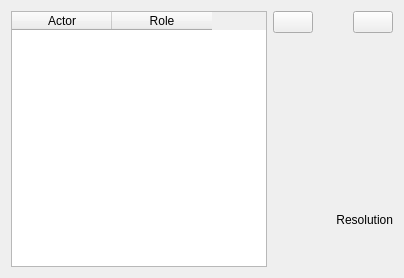
          <widget class="QWidget" name="tab_4">
           <attribute name="title">
            <string>Actors</string>
           </attribute>
           <layout class="QHBoxLayout" name="horizontalLayout_3" stretch="1,0">
            <item>
             <widget class="QTableWidget" name="actors">
              <property name="editTriggers">
               <set>QAbstractItemView::DoubleClicked</set>
              </property>
              <property name="selectionBehavior">
               <enum>QAbstractItemView::SelectRows</enum>
              </property>
              <property name="showGrid">
               <bool>false</bool>
              </property>
              <attribute name="verticalHeaderVisible">
               <bool>false</bool>
              </attribute>
              <column>
               <property name="text">
                <string>Actor</string>
               </property>
              </column>
              <column>
               <property name="text">
                <string>Role</string>
               </property>
              </column>
             </widget>
            </item>
            <item>
             <layout class="QVBoxLayout" name="verticalLayout_9">
              <property name="spacing">
               <number>0</number>
              </property>
              <item>
               <layout class="QHBoxLayout" name="horizontalLayout_9">
                <item>
                 <widget class="QPushButton" name="buttonRemoveActor">
                  <property name="toolTip">
                   <string>Remove Actor</string>
                  </property>
                  <property name="text">
                   <string/>
                  </property>
                  <property name="icon">
                   <iconset resource="../../../data/MediaElch.qrc">
                    <normaloff>:/img/minus_white.png</normaloff>:/img/minus_white.png</iconset>
                  </property>
                  <property name="dropShadow" stdset="0">
                   <bool>true</bool>
                  </property>
                 </widget>
                </item>
                <item>
                 <spacer name="horizontalSpacer">
                  <property name="orientation">
                   <enum>Qt::Horizontal</enum>
                  </property>
                  <property name="sizeHint" stdset="0">
                   <size>
                    <width>5</width>
                    <height>20</height>
                   </size>
                  </property>
                 </spacer>
                </item>
                <item>
                 <widget class="QPushButton" name="buttonAddActor">
                  <property name="toolTip">
                   <string>Add Actor</string>
                  </property>
                  <property name="text">
                   <string/>
                  </property>
                  <property name="icon">
                   <iconset resource="../../../data/MediaElch.qrc">
                    <normaloff>:/img/plus_white.png</normaloff>:/img/plus_white.png</iconset>
                  </property>
                  <property name="dropShadow" stdset="0">
                   <bool>true</bool>
                  </property>
                 </widget>
                </item>
               </layout>
              </item>
              <item>
               <layout class="QHBoxLayout" name="horizontalLayout_8"/>
              </item>
              <item>
               <widget class="MyLabel" name="actor">
                <property name="minimumSize">
                 <size>
                  <width>120</width>
                  <height>180</height>
                 </size>
                </property>
                <property name="maximumSize">
                 <size>
                  <width>120</width>
                  <height>180</height>
                 </size>
                </property>
                <property name="cursor">
                 <cursorShape>PointingHandCursor</cursorShape>
                </property>
                <property name="toolTip">
                 <string>Click to change</string>
                </property>
                <property name="text">
                 <string/>
                </property>
                <property name="pixmap">
                 <pixmap resource="../../../data/MediaElch.qrc">:/img/man.png</pixmap>
                </property>
                <property name="alignment">
                 <set>Qt::AlignCenter</set>
                </property>
                <property name="dropShadow" stdset="0">
                 <bool>true</bool>
                </property>
               </widget>
              </item>
              <item>
               <widget class="QLabel" name="actorResolution">
                <property name="text">
                 <string>Resolution</string>
                </property>
                <property name="alignment">
                 <set>Qt::AlignRight|Qt::AlignTrailing|Qt::AlignVCenter</set>
                </property>
               </widget>
              </item>
              <item>
               <spacer name="verticalSpacer_2">
                <property name="orientation">
                 <enum>Qt::Vertical</enum>
                </property>
                <property name="sizeHint" stdset="0">
                 <size>
                  <width>20</width>
                  <height>40</height>
                 </size>
                </property>
               </spacer>
              </item>
             </layout>
            </item>
           </layout>
          </widget>
